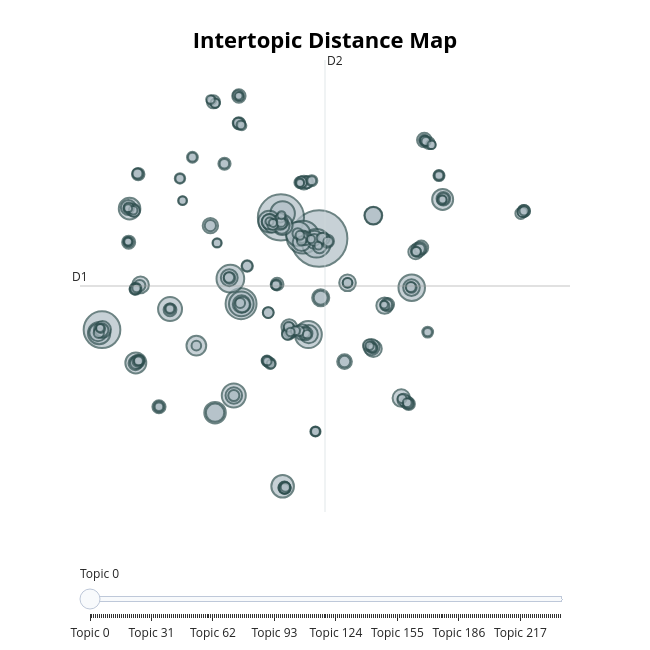

This figure's notebook cell:
### Markdown cell above
### 10.4 Visualizaciones interactivas

Estas figuras Plotly son ideales para la presentación final.

### Code cell
# Intertopic distance map
modeler.plot_topics().show()

### Figure 1 — Plotly figure (JSON) as saved in the notebook; plotly's stock layout.template omitted (floating-point values rounded to 4 significant figures; data arrays with more than 128 entries replaced by an {"elided": "..."} marker saying what was removed)
{"data": [{"customdata": {"elided": "238x3 mixed values"}, "hovertemplate": "<b>Topic %{customdata[0]}</b><br>%{customdata[1]}<br>Size: %{customdata[2]}", "legendgroup": "", "marker": {"color": "#B0BEC5", "line": {"color": "DarkSlateGrey", "width": 2}, "size": {"elided": "238 int values"}, "sizemode": "area", "sizeref": 0.6494, "symbol": "circle"}, "mode": "markers", "name": "", "orientation": "v", "showlegend": false, "type": "scatter", "x": {"elided": "238 float values"}, "xaxis": "x", "y": {"elided": "238 float values"}, "yaxis": "y"}], "layout": {"annotations": [{"showarrow": false, "text": "D1", "x": -9.919, "y": 4.119, "yshift": 10}, {"showarrow": false, "text": "D2", "x": 7.664, "xshift": 10, "y": 24.48}], "height": 650, "hoverlabel": {"bgcolor": "white", "font": {"family": "Rockwell", "size": 16}}, "legend": {"itemsizing": "constant", "tracegroupgap": 0}, "margin": {"t": 60}, "shapes": [{"line": {"color": "#CFD8DC", "width": 2}, "type": "line", "x0": 7.664, "x1": 7.664, "y0": -16.24, "y1": 24.48}, {"line": {"color": "#9E9E9E", "width": 2}, "type": "line", "x0": -9.919, "x1": 25.25, "y0": 4.119, "y1": 4.119}], "sliders": [{"active": 0, "pad": {"t": 50}, "steps": [{"args": [{"marker.color": {"elided": "1x238 str values"}}], "label": "Topic 0", "method": "update"}, {"args": [{"marker.color": {"elided": "1x238 str values"}}], "label": "Topic 1", "method": "update"}, {"args": [{"marker.color": {"elided": "1x238 str values"}}], "label": "Topic 2", "method": "update"}, {"args": [{"marker.color": {"elided": "1x238 str values"}}], "label": "Topic 3", "method": "update"}, {"args": [{"marker.color": {"elided": "1x238 str values"}}], "label": "Topic 4", "method": "update"}, {"args": [{"marker.color": {"elided": "1x238 str values"}}], "label": "Topic 5", "method": "update"}, {"args": [{"marker.color": {"elided": "1x238 str values"}}], "label": "Topic 6", "method": "update"}, {"args": [{"marker.color": {"elided": "1x238 str values"}}], "label": "Topic 7", "method": "update"}, {"args": [{"marker.color": {"elided": "1x238 str values"}}], "label": "Topic 8", "method": "update"}, {"args": [{"marker.color": {"elided": "1x238 str values"}}], "label": "Topic 9", "method": "update"}, {"args": [{"marker.color": {"elided": "1x238 str values"}}], "label": "Topic 10", "method": "update"}, {"args": [{"marker.color": {"elided": "1x238 str values"}}], "label": "Topic 11", "method": "update"}, {"args": [{"marker.color": {"elided": "1x238 str values"}}], "label": "Topic 12", "method": "update"}, {"args": [{"marker.color": {"elided": "1x238 str values"}}], "label": "Topic 13", "method": "update"}, {"args": [{"marker.color": {"elided": "1x238 str values"}}], "label": "Topic 14", "method": "update"}, {"args": [{"marker.color": {"elided": "1x238 str values"}}], "label": "Topic 15", "method": "update"}, {"args": [{"marker.color": {"elided": "1x238 str values"}}], "label": "Topic 16", "method": "update"}, {"args": [{"marker.color": {"elided": "1x238 str values"}}], "label": "Topic 17", "method": "update"}, {"args": [{"marker.color": {"elided": "1x238 str values"}}], "label": "Topic 18", "method": "update"}, {"args": [{"marker.color": {"elided": "1x238 str values"}}], "label": "Topic 19", "method": "update"}, {"args": [{"marker.color": {"elided": "1x238 str values"}}], "label": "Topic 20", "method": "update"}, {"args": [{"marker.color": {"elided": "1x238 str values"}}], "label": "Topic 21", "method": "update"}, {"args": [{"marker.color": {"elided": "1x238 str values"}}], "label": "Topic 22", "method": "update"}, {"args": [{"marker.color": {"elided": "1x238 str values"}}], "label": "Topic 23", "method": "update"}, {"args": [{"marker.color": {"elided": "1x238 str values"}}], "label": "Topic 24", "method": "update"}, {"args": [{"marker.color": {"elided": "1x238 str values"}}], "label": "Topic 25", "method": "update"}, {"args": [{"marker.color": {"elided": "1x238 str values"}}], "label": "Topic 26", "method": "update"}, {"args": [{"marker.color": {"elided": "1x238 str values"}}], "label": "Topic 27", "method": "update"}, {"args": [{"marker.color": {"elided": "1x238 str values"}}], "label": "Topic 28", "method": "update"}, {"args": [{"marker.color": {"elided": "1x238 str values"}}], "label": "Topic 29", "method": "update"}, {"args": [{"marker.color": {"elided": "1x238 str values"}}], "label": "Topic 30", "method": "update"}, {"args": [{"marker.color": {"elided": "1x238 str values"}}], "label": "Topic 31", "method": "update"}, {"args": [{"marker.color": {"elided": "1x238 str values"}}], "label": "Topic 32", "method": "update"}, {"args": [{"marker.color": {"elided": "1x238 str values"}}], "label": "Topic 33", "method": "update"}, {"args": [{"marker.color": {"elided": "1x238 str values"}}], "label": "Topic 34", "method": "update"}, {"args": [{"marker.color": {"elided": "1x238 str values"}}], "label": "Topic 35", "method": "update"}, {"args": [{"marker.color": {"elided": "1x238 str values"}}], "label": "Topic 36", "method": "update"}, {"args": [{"marker.color": {"elided": "1x238 str values"}}], "label": "Topic 37", "method": "update"}, {"args": [{"marker.color": {"elided": "1x238 str values"}}], "label": "Topic 38", "method": "update"}, {"args": [{"marker.color": {"elided": "1x238 str values"}}], "label": "Topic 39", "method": "update"}, {"args": [{"marker.color": {"elided": "1x238 str values"}}], "label": "Topic 40", "method": "update"}, {"args": [{"marker.color": {"elided": "1x238 str values"}}], "label": "Topic 41", "method": "update"}, {"args": [{"marker.color": {"elided": "1x238 str values"}}], "label": "Topic 42", "method": "update"}, {"args": [{"marker.color": {"elided": "1x238 str values"}}], "label": "Topic 43", "method": "update"}, {"args": [{"marker.color": {"elided": "1x238 str values"}}], "label": "Topic 44", "method": "update"}, {"args": [{"marker.color": {"elided": "1x238 str values"}}], "label": "Topic 45", "method": "update"}, {"args": [{"marker.color": {"elided": "1x238 str values"}}], "label": "Topic 46", "method": "update"}, {"args": [{"marker.color": {"elided": "1x238 str values"}}], "label": "Topic 47", "method": "update"}, {"args": [{"marker.color": {"elided": "1x238 str values"}}], "label": "Topic 48", "method": "update"}, {"args": [{"marker.color": {"elided": "1x238 str values"}}], "label": "Topic 49", "method": "update"}, {"args": [{"marker.color": {"elided": "1x238 str values"}}], "label": "Topic 50", "method": "update"}, {"args": [{"marker.color": {"elided": "1x238 str values"}}], "label": "Topic 51", "method": "update"}, {"args": [{"marker.color": {"elided": "1x238 str values"}}], "label": "Topic 52", "method": "update"}, {"args": [{"marker.color": {"elided": "1x238 str values"}}], "label": "Topic 53", "method": "update"}, {"args": [{"marker.color": {"elided": "1x238 str values"}}], "label": "Topic 54", "method": "update"}, {"args": [{"marker.color": {"elided": "1x238 str values"}}], "label": "Topic 55", "method": "update"}, {"args": [{"marker.color": {"elided": "1x238 str values"}}], "label": "Topic 56", "method": "update"}, {"args": [{"marker.color": {"elided": "1x238 str values"}}], "label": "Topic 57", "method": "update"}, {"args": [{"marker.color": {"elided": "1x238 str values"}}], "label": "Topic 58", "method": "update"}, {"args": [{"marker.color": {"elided": "1x238 str values"}}], "label": "Topic 59", "method": "update"}, {"args": [{"marker.color": {"elided": "1x238 str values"}}], "label": "Topic 60", "method": "update"}, {"args": [{"marker.color": {"elided": "1x238 str values"}}], "label": "Topic 61", "method": "update"}, {"args": [{"marker.color": {"elided": "1x238 str values"}}], "label": "Topic 62", "method": "update"}, {"args": [{"marker.color": {"elided": "1x238 str values"}}], "label": "Topic 63", "method": "update"}, {"args": [{"marker.color": {"elided": "1x238 str values"}}], "label": "Topic 64", "method": "update"}, {"args": [{"marker.color": {"elided": "1x238 str values"}}], "label": "Topic 65", "method": "update"}, {"args": [{"marker.color": {"elided": "1x238 str values"}}], "label": "Topic 66", "method": "update"}, {"args": [{"marker.color": {"elided": "1x238 str values"}}], "label": "Topic 67", "method": "update"}, {"args": [{"marker.color": {"elided": "1x238 str values"}}], "label": "Topic 68", "method": "update"}, {"args": [{"marker.color": {"elided": "1x238 str values"}}], "label": "Topic 69", "method": "update"}, {"args": [{"marker.color": {"elided": "1x238 str values"}}], "label": "Topic 70", "method": "update"}, {"args": [{"marker.color": {"elided": "1x238 str values"}}], "label": "Topic 71", "method": "update"}, {"args": [{"marker.color": {"elided": "1x238 str values"}}], "label": "Topic 72", "method": "update"}, {"args": [{"marker.color": {"elided": "1x238 str values"}}], "label": "Topic 73", "method": "update"}, {"args": [{"marker.color": {"elided": "1x238 str values"}}], "label": "Topic 74", "method": "update"}, {"args": [{"marker.color": {"elided": "1x238 str values"}}], "label": "Topic 75", "method": "update"}, {"args": [{"marker.color": {"elided": "1x238 str values"}}], "label": "Topic 76", "method": "update"}, {"args": [{"marker.color": {"elided": "1x238 str values"}}], "label": "Topic 77", "method": "update"}, {"args": [{"marker.color": {"elided": "1x238 str values"}}], "label": "Topic 78", "method": "update"}, {"args": [{"marker.color": {"elided": "1x238 str values"}}], "label": "Topic 79", "method": "update"}, {"args": [{"marker.color": {"elided": "1x238 str values"}}], "label": "Topic 80", "method": "update"}, {"args": [{"marker.color": {"elided": "1x238 str values"}}], "label": "Topic 81", "method": "update"}, {"args": [{"marker.color": {"elided": "1x238 str values"}}], "label": "Topic 82", "method": "update"}, {"args": [{"marker.color": {"elided": "1x238 str values"}}], "label": "Topic 83", "method": "update"}, {"args": [{"marker.color": {"elided": "1x238 str values"}}], "label": "Topic 84", "method": "update"}, {"args": [{"marker.color": {"elided": "1x238 str values"}}], "label": "Topic 85", "method": "update"}, {"args": [{"marker.color": {"elided": "1x238 str values"}}], "label": "Topic 86", "method": "update"}, {"args": [{"marker.color": {"elided": "1x238 str values"}}], "label": "Topic 87", "method": "update"}, {"args": [{"marker.color": {"elided": "1x238 str values"}}], "label": "Topic 88", "method": "update"}, {"args": [{"marker.color": {"elided": "1x238 str values"}}], "label": "Topic 89", "method": "update"}, {"args": [{"marker.color": {"elided": "1x238 str values"}}], "label": "Topic 90", "method": "update"}, {"args": [{"marker.color": {"elided": "1x238 str values"}}], "label": "Topic 91", "method": "update"}, {"args": [{"marker.color": {"elided": "1x238 str values"}}], "label": "Topic 92", "method": "update"}, {"args": [{"marker.color": {"elided": "1x238 str values"}}], "label": "Topic 93", "method": "update"}, {"args": [{"marker.color": {"elided": "1x238 str values"}}], "label": "Topic 94", "method": "update"}, {"args": [{"marker.color": {"elided": "1x238 str values"}}], "label": "Topic 95", "method": "update"}, {"args": [{"marker.color": {"elided": "1x238 str values"}}], "label": "Topic 96", "method": "update"}, {"args": [{"marker.color": {"elided": "1x238 str values"}}], "label": "Topic 97", "method": "update"}, {"args": [{"marker.color": {"elided": "1x238 str values"}}], "label": "Topic 98", "method": "update"}, {"args": [{"marker.color": {"elided": "1x238 str values"}}], "label": "Topic 99", "method": "update"}, {"args": [{"marker.color": {"elided": "1x238 str values"}}], "label": "Topic 100", "method": "update"}, {"args": [{"marker.color": {"elided": "1x238 str values"}}], "label": "Topic 101", "method": "update"}, {"args": [{"marker.color": {"elided": "1x238 str values"}}], "label": "Topic 102", "method": "update"}, {"args": [{"marker.color": {"elided": "1x238 str values"}}], "label": "Topic 103", "method": "update"}, {"args": [{"marker.color": {"elided": "1x238 str values"}}], "label": "Topic 104", "method": "update"}, {"args": [{"marker.color": {"elided": "1x238 str values"}}], "label": "Topic 105", "method": "update"}, {"args": [{"marker.color": {"elided": "1x238 str values"}}], "label": "Topic 106", "method": "update"}, {"args": [{"marker.color": {"elided": "1x238 str values"}}], "label": "Topic 107", "method": "update"}, {"args": [{"marker.color": {"elided": "1x238 str values"}}], "label": "Topic 108", "method": "update"}, {"args": [{"marker.color": {"elided": "1x238 str values"}}], "label": "Topic 109", "method": "update"}, {"args": [{"marker.color": {"elided": "1x238 str values"}}], "label": "Topic 110", "method": "update"}, {"args": [{"marker.color": {"elided": "1x238 str values"}}], "label": "Topic 111", "method": "update"}, {"args": [{"marker.color": {"elided": "1x238 str values"}}], "label": "Topic 112", "method": "update"}, {"args": [{"marker.color": {"elided": "1x238 str values"}}], "label": "Topic 113", "method": "update"}, {"args": [{"marker.color": {"elided": "1x238 str values"}}], "label": "Topic 114", "method": "update"}, {"args": [{"marker.color": {"elided": "1x238 str values"}}], "label": "Topic 115", "method": "update"}, {"args": [{"marker.color": {"elided": "1x238 str values"}}], "label": "Topic 116", "method": "update"}, {"args": [{"marker.color": {"elided": "1x238 str values"}}], "label": "Topic 117", "method": "update"}, {"args": [{"marker.color": {"elided": "1x238 str values"}}], "label": "Topic 118", "method": "update"}, {"args": [{"marker.color": {"elided": "1x238 str values"}}], "label": "Topic 119", "method": "update"}, {"args": [{"marker.color": {"elided": "1x238 str values"}}], "label": "Topic 120", "method": "update"}, {"args": [{"marker.color": {"elided": "1x238 str values"}}], "label": "Topic 121", "method": "update"}, {"args": [{"marker.color": {"elided": "1x238 str values"}}], "label": "Topic 122", "method": "update"}, {"args": [{"marker.color": {"elided": "1x238 str values"}}], "label": "Topic 123", "method": "update"}, {"args": [{"marker.color": {"elided": "1x238 str values"}}], "label": "Topic 124", "method": "update"}, {"args": [{"marker.color": {"elided": "1x238 str values"}}], "label": "Topic 125", "method": "update"}, {"args": [{"marker.color": {"elided": "1x238 str values"}}], "label": "Topic 126", "method": "update"}, {"args": [{"marker.color": {"elided": "1x238 str values"}}], "label": "Topic 127", "method": "update"}, {"args": [{"marker.color": {"elided": "1x238 str values"}}], "label": "Topic 128", "method": "update"}, {"args": [{"marker.color": {"elided": "1x238 str values"}}], "label": "Topic 129", "method": "update"}, {"args": [{"marker.color": {"elided": "1x238 str values"}}], "label": "Topic 130", "method": "update"}, {"args": [{"marker.color": {"elided": "1x238 str values"}}], "label": "Topic 131", "method": "update"}, {"args": [{"marker.color": {"elided": "1x238 str values"}}], "label": "Topic 132", "method": "update"}, {"args": [{"marker.color": {"elided": "1x238 str values"}}], "label": "Topic 133", "method": "update"}, {"args": [{"marker.color": {"elided": "1x238 str values"}}], "label": "Topic 134", "method": "update"}, {"args": [{"marker.color": {"elided": "1x238 str values"}}], "label": "Topic 135", "method": "update"}, {"args": [{"marker.color": {"elided": "1x238 str values"}}], "label": "Topic 136", "method": "update"}, {"args": [{"marker.color": {"elided": "1x238 str values"}}], "label": "Topic 137", "method": "update"}, {"args": [{"marker.color": {"elided": "1x238 str values"}}], "label": "Topic 138", "method": "update"}, {"args": [{"marker.color": {"elided": "1x238 str values"}}], "label": "Topic 139", "method": "update"}, {"args": [{"marker.color": {"elided": "1x238 str values"}}], "label": "Topic 140", "method": "update"}, {"args": [{"marker.color": {"elided": "1x238 str values"}}], "label": "Topic 141", "method": "update"}, {"args": [{"marker.color": {"elided": "1x238 str values"}}], "label": "Topic 142", "method": "update"}, {"args": [{"marker.color": {"elided": "1x238 str values"}}], "label": "Topic 143", "method": "update"}, {"args": [{"marker.color": {"elided": "1x238 str values"}}], "label": "Topic 144", "method": "update"}, {"args": [{"marker.color": {"elided": "1x238 str values"}}], "label": "Topic 145", "method": "update"}, {"args": [{"marker.color": {"elided": "1x238 str values"}}], "label": "Topic 146", "method": "update"}, {"args": [{"marker.color": {"elided": "1x238 str values"}}], "label": "Topic 147", "method": "update"}, {"args": [{"marker.color": {"elided": "1x238 str values"}}], "label": "Topic 148", "method": "update"}, {"args": [{"marker.color": {"elided": "1x238 str values"}}], "label": "Topic 149", "method": "update"}, {"args": [{"marker.color": {"elided": "1x238 str values"}}], "label": "Topic 150", "method": "update"}, {"args": [{"marker.color": {"elided": "1x238 str values"}}], "label": "Topic 151", "method": "update"}, {"args": [{"marker.color": {"elided": "1x238 str values"}}], "label": "Topic 152", "method": "update"}, {"args": [{"marker.color": {"elided": "1x238 str values"}}], "label": "Topic 153", "method": "update"}, {"args": [{"marker.color": {"elided": "1x238 str values"}}], "label": "Topic 154", "method": "update"}, {"args": [{"marker.color": {"elided": "1x238 str values"}}], "label": "Topic 155", "method": "update"}, {"args": [{"marker.color": {"elided": "1x238 str values"}}], "label": "Topic 156", "method": "update"}, {"args": [{"marker.color": {"elided": "1x238 str values"}}], "label": "Topic 157", "method": "update"}, {"args": [{"marker.color": {"elided": "1x238 str values"}}], "label": "Topic 158", "method": "update"}, {"args": [{"marker.color": {"elided": "1x238 str values"}}], "label": "Topic 159", "method": "update"}, {"args": [{"marker.color": {"elided": "1x238 str values"}}], "label": "Topic 160", "method": "update"}, {"args": [{"marker.color": {"elided": "1x238 str values"}}], "label": "Topic 161", "method": "update"}, {"args": [{"marker.color": {"elided": "1x238 str values"}}], "label": "Topic 162", "method": "update"}, {"args": [{"marker.color": {"elided": "1x238 str values"}}], "label": "Topic 163", "method": "update"}, {"args": [{"marker.color": {"elided": "1x238 str values"}}], "label": "Topic 164", "method": "update"}, {"args": [{"marker.color": {"elided": "1x238 str values"}}], "label": "Topic 165", "method": "update"}, {"args": [{"marker.color": {"elided": "1x238 str values"}}], "label": "Topic 166", "method": "update"}, {"args": [{"marker.color": {"elided": "1x238 str values"}}], "label": "Topic 167", "method": "update"}, {"args": [{"marker.color": {"elided": "1x238 str values"}}], "label": "Topic 168", "method": "update"}, {"args": [{"marker.color": {"elided": "1x238 str values"}}], "label": "Topic 169", "method": "update"}, {"args": [{"marker.color": {"elided": "1x238 str values"}}], "label": "Topic 170", "method": "update"}, {"args": [{"marker.color": {"elided": "1x238 str values"}}], "label": "Topic 171", "method": "update"}, {"args": [{"marker.color": {"elided": "1x238 str values"}}], "label": "Topic 172", "method": "update"}, {"args": [{"marker.color": {"elided": "1x238 str values"}}], "label": "Topic 173", "method": "update"}, {"args": [{"marker.color": {"elided": "1x238 str values"}}], "label": "Topic 174", "method": "update"}, {"args": [{"marker.color": {"elided": "1x238 str values"}}], "label": "Topic 175", "method": "update"}, {"args": [{"marker.color": {"elided": "1x238 str values"}}], "label": "Topic 176", "method": "update"}, {"args": [{"marker.color": {"elided": "1x238 str values"}}], "label": "Topic 177", "method": "update"}, {"args": [{"marker.color": {"elided": "1x238 str values"}}], "label": "Topic 178", "method": "update"}, {"args": [{"marker.color": {"elided": "1x238 str values"}}], "label": "Topic 179", "method": "update"}, {"args": [{"marker.color": {"elided": "1x238 str values"}}], "label": "Topic 180", "method": "update"}, {"args": [{"marker.color": {"elided": "1x238 str values"}}], "label": "Topic 181", "method": "update"}, {"args": [{"marker.color": {"elided": "1x238 str values"}}], "label": "Topic 182", "method": "update"}, {"args": [{"marker.color": {"elided": "1x238 str values"}}], "label": "Topic 183", "method": "update"}, {"args": [{"marker.color": {"elided": "1x238 str values"}}], "label": "Topic 184", "method": "update"}, {"args": [{"marker.color": {"elided": "1x238 str values"}}], "label": "Topic 185", "method": "update"}, {"args": [{"marker.color": {"elided": "1x238 str values"}}], "label": "Topic 186", "method": "update"}, {"args": [{"marker.color": {"elided": "1x238 str values"}}], "label": "Topic 187", "method": "update"}, {"args": [{"marker.color": {"elided": "1x238 str values"}}], "label": "Topic 188", "method": "update"}, {"args": [{"marker.color": {"elided": "1x238 str values"}}], "label": "Topic 189", "method": "update"}, {"args": [{"marker.color": {"elided": "1x238 str values"}}], "label": "Topic 190", "method": "update"}, {"args": [{"marker.color": {"elided": "1x238 str values"}}], "label": "Topic 191", "method": "update"}, {"args": [{"marker.color": {"elided": "1x238 str values"}}], "label": "Topic 192", "method": "update"}, {"args": [{"marker.color": {"elided": "1x238 str values"}}], "label": "Topic 193", "method": "update"}, {"args": [{"marker.color": {"elided": "1x238 str values"}}], "label": "Topic 194", "method": "update"}, {"args": [{"marker.color": {"elided": "1x238 str values"}}], "label": "Topic 195", "method": "update"}, {"args": [{"marker.color": {"elided": "1x238 str values"}}], "label": "Topic 196", "method": "update"}, {"args": [{"marker.color": {"elided": "1x238 str values"}}], "label": "Topic 197", "method": "update"}, {"args": [{"marker.color": {"elided": "1x238 str values"}}], "label": "Topic 198", "method": "update"}, {"args": [{"marker.color": {"elided": "1x238 str values"}}], "label": "Topic 199", "method": "update"}, {"args": [{"marker.color": {"elided": "1x238 str values"}}], "label": "Topic 200", "method": "update"}, {"args": [{"marker.color": {"elided": "1x238 str values"}}], "label": "Topic 201", "method": "update"}, {"args": [{"marker.color": {"elided": "1x238 str values"}}], "label": "Topic 202", "method": "update"}, {"args": [{"marker.color": {"elided": "1x238 str values"}}], "label": "Topic 203", "method": "update"}, {"args": [{"marker.color": {"elided": "1x238 str values"}}], "label": "Topic 204", "method": "update"}, {"args": [{"marker.color": {"elided": "1x238 str values"}}], "label": "Topic 205", "method": "update"}, {"args": [{"marker.color": {"elided": "1x238 str values"}}], "label": "Topic 206", "method": "update"}, {"args": [{"marker.color": {"elided": "1x238 str values"}}], "label": "Topic 207", "method": "update"}, {"args": [{"marker.color": {"elided": "1x238 str values"}}], "label": "Topic 208", "method": "update"}, {"args": [{"marker.color": {"elided": "1x238 str values"}}], "label": "Topic 209", "method": "update"}, {"args": [{"marker.color": {"elided": "1x238 str values"}}], "label": "Topic 210", "method": "update"}, {"args": [{"marker.color": {"elided": "1x238 str values"}}], "label": "Topic 211", "method": "update"}, {"args": [{"marker.color": {"elided": "1x238 str values"}}], "label": "Topic 212", "method": "update"}, {"args": [{"marker.color": {"elided": "1x238 str values"}}], "label": "Topic 213", "method": "update"}, {"args": [{"marker.color": {"elided": "1x238 str values"}}], "label": "Topic 214", "method": "update"}, {"args": [{"marker.color": {"elided": "1x238 str values"}}], "label": "Topic 215", "method": "update"}, {"args": [{"marker.color": {"elided": "1x238 str values"}}], "label": "Topic 216", "method": "update"}, {"args": [{"marker.color": {"elided": "1x238 str values"}}], "label": "Topic 217", "method": "update"}, {"args": [{"marker.color": {"elided": "1x238 str values"}}], "label": "Topic 218", "method": "update"}, {"args": [{"marker.color": {"elided": "1x238 str values"}}], "label": "Topic 219", "method": "update"}, {"args": [{"marker.color": {"elided": "1x238 str values"}}], "label": "Topic 220", "method": "update"}, {"args": [{"marker.color": {"elided": "1x238 str values"}}], "label": "Topic 221", "method": "update"}, {"args": [{"marker.color": {"elided": "1x238 str values"}}], "label": "Topic 222", "method": "update"}, {"args": [{"marker.color": {"elided": "1x238 str values"}}], "label": "Topic 223", "method": "update"}, {"args": [{"marker.color": {"elided": "1x238 str values"}}], "label": "Topic 224", "method": "update"}, {"args": [{"marker.color": {"elided": "1x238 str values"}}], "label": "Topic 225", "method": "update"}, {"args": [{"marker.color": {"elided": "1x238 str values"}}], "label": "Topic 226", "method": "update"}, {"args": [{"marker.color": {"elided": "1x238 str values"}}], "label": "Topic 227", "method": "update"}, {"args": [{"marker.color": {"elided": "1x238 str values"}}], "label": "Topic 228", "method": "update"}, {"args": [{"marker.color": {"elided": "1x238 str values"}}], "label": "Topic 229", "method": "update"}, {"args": [{"marker.color": {"elided": "1x238 str values"}}], "label": "Topic 230", "method": "update"}, {"args": [{"marker.color": {"elided": "1x238 str values"}}], "label": "Topic 231", "method": "update"}, {"args": [{"marker.color": {"elided": "1x238 str values"}}], "label": "Topic 232", "method": "update"}, {"args": [{"marker.color": {"elided": "1x238 str values"}}], "label": "Topic 233", "method": "update"}, {"args": [{"marker.color": {"elided": "1x238 str values"}}], "label": "Topic 234", "method": "update"}, {"args": [{"marker.color": {"elided": "1x238 str values"}}], "label": "Topic 235", "method": "update"}, {"args": [{"marker.color": {"elided": "1x238 str values"}}], "label": "Topic 236", "method": "update"}, {"args": [{"marker.color": {"elided": "1x238 str values"}}], "label": "Topic 237", "method": "update"}]}], "title": {"font": {"color": "Black", "size": 22}, "text": "<b>Intertopic Distance Map</b>", "x": 0.5, "xanchor": "center", "y": 0.95, "yanchor": "top"}, "width": 650, "xaxis": {"anchor": "y", "domain": [0, 1], "range": [-9.919, 25.25], "title": {"text": ""}, "visible": false}, "yaxis": {"anchor": "x", "domain": [0, 1], "range": [-16.24, 24.48], "title": {"text": ""}, "visible": false}}}
